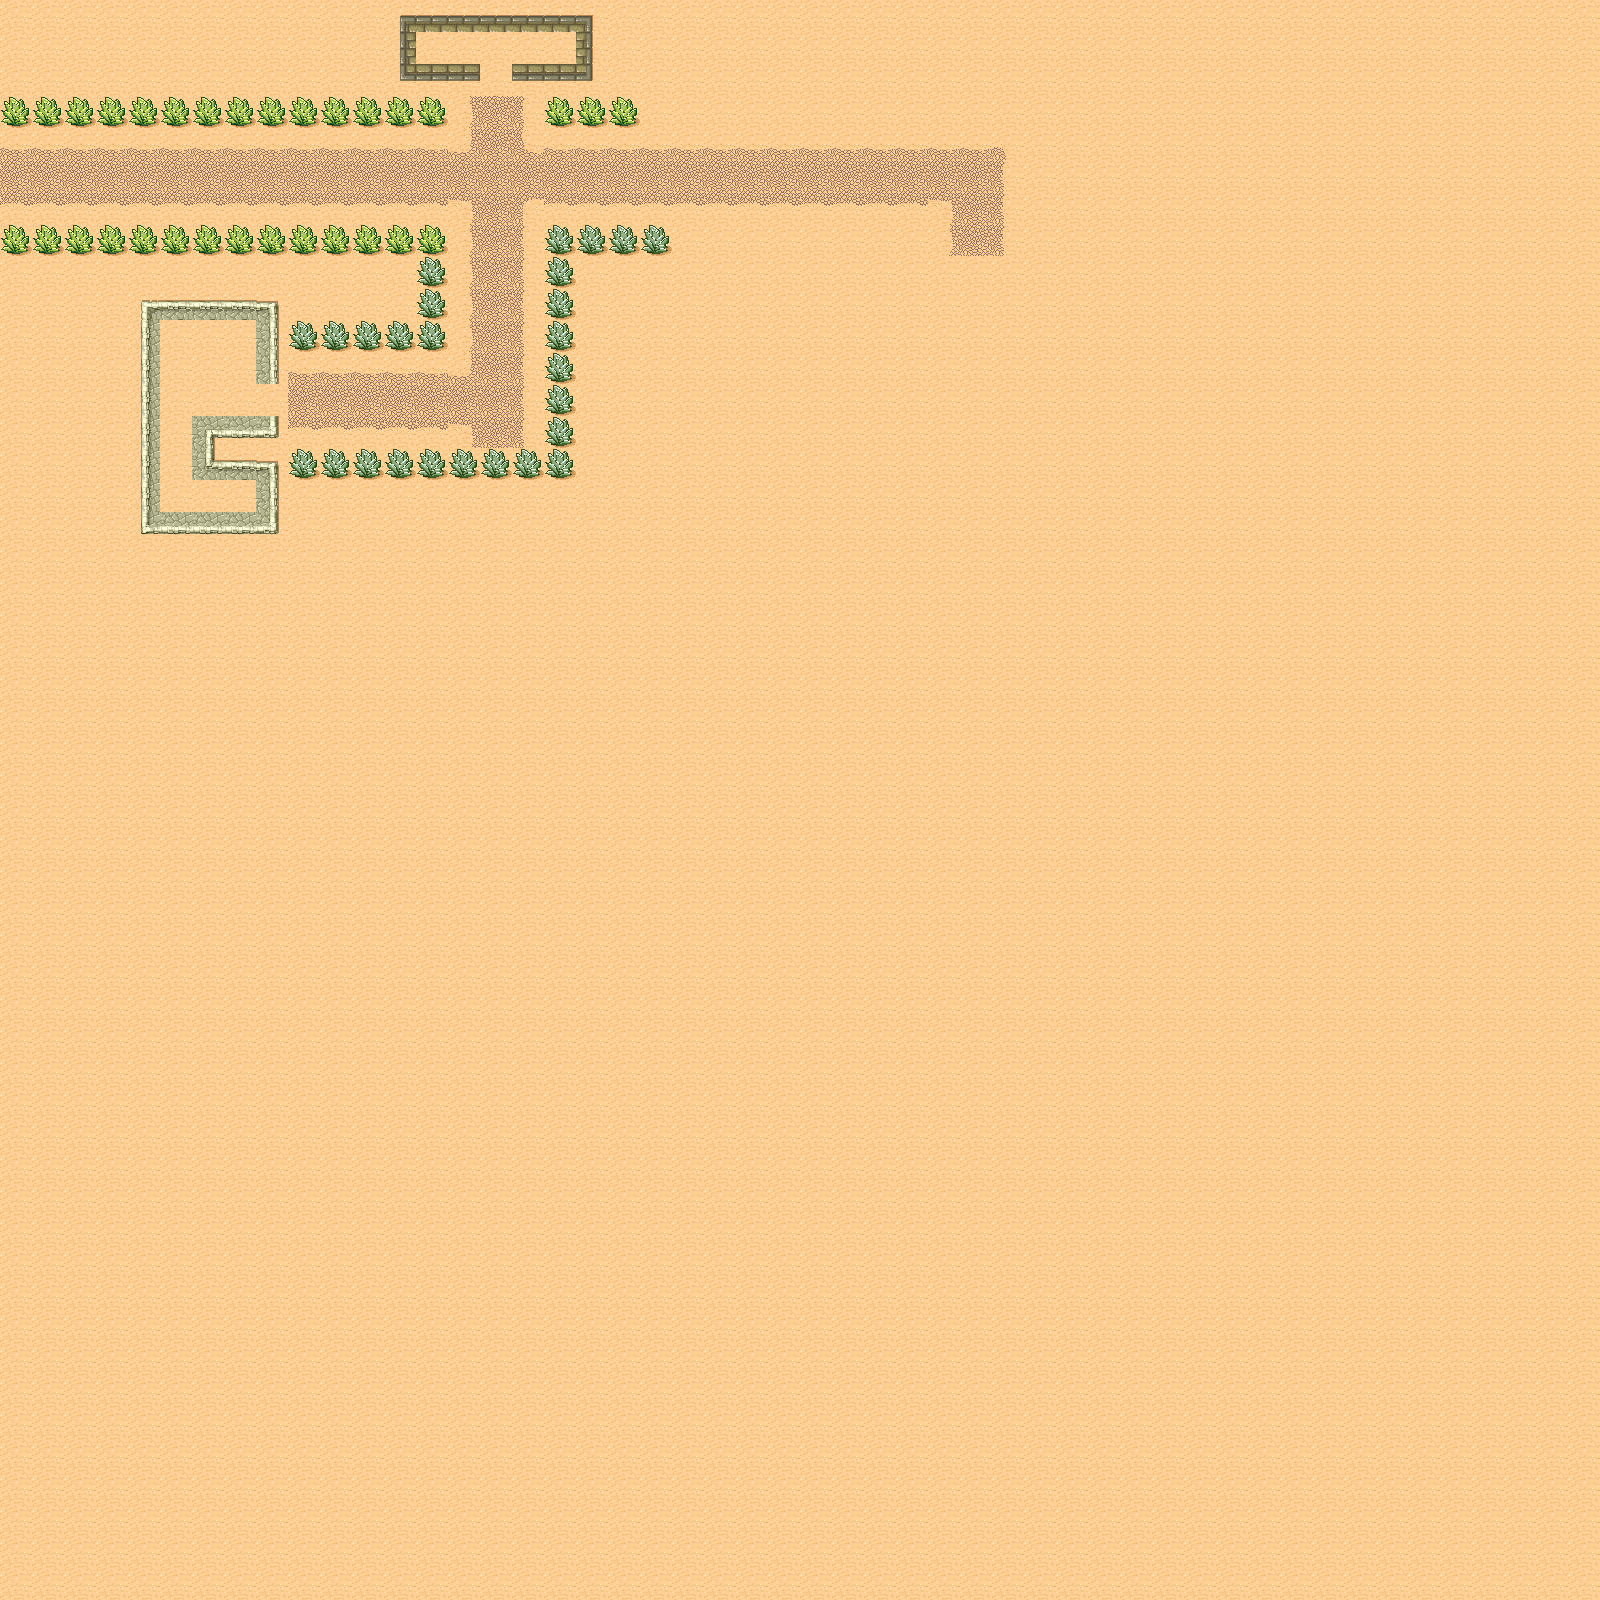

This is a level from a 2D game, rendered from its Tiled map with the project's own tilesets. A one-line summary and the map file follow, with tile-layer data summarised:
An orthogonal 50x50 tile map with 32x32 px tiles, 2 tile layers (ground, block) and 1 object (born).

<map version="1.0" orientation="orthogonal" renderorder="right-down" width="50" height="50" tilewidth="32" tileheight="32" nextobjectid="2">
 <tileset firstgid="1" name="tmw_desert_spacing" tilewidth="32" tileheight="32" spacing="1" margin="1" tilecount="48" columns="8">
  <image source="tmw_desert_spacing.png" width="265" height="199" />
 </tileset>
 <layer name="ground" width="50" height="50">
  <data>[2500 cells, 2500 non-empty, 11 distinct tile ids]</data>
 </layer>
 <layer name="block" width="50" height="50">
  <data>[2500 cells, 97 non-empty, 20 distinct tile ids]</data>
 </layer>
 <objectgroup name="object">
  <object id="1" name="born" x="15" y="176" />
 </objectgroup>
</map>
